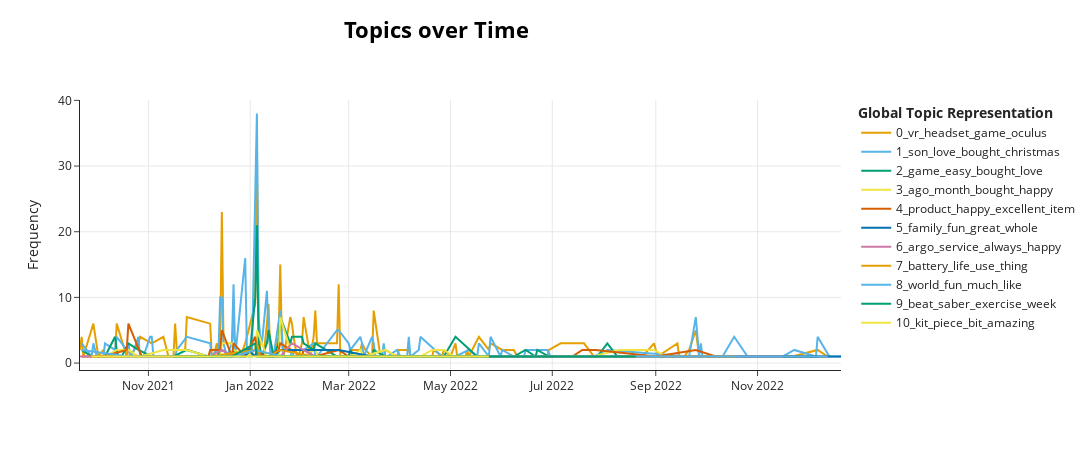

Write notebook code for a chart like this one.
### Markdown cell above
### 5.4.Topics over Time
topics over time is a visual representation of the prevalence of  topics in a dataset over a period of time.

<code> note that you need to run this code on jupyter notebook to see the plot </code>

### Code cell
topics_over_time = topic_model.topics_over_time(docs, df['timestamp'])
topic_model.visualize_topics_over_time(topics_over_time)
